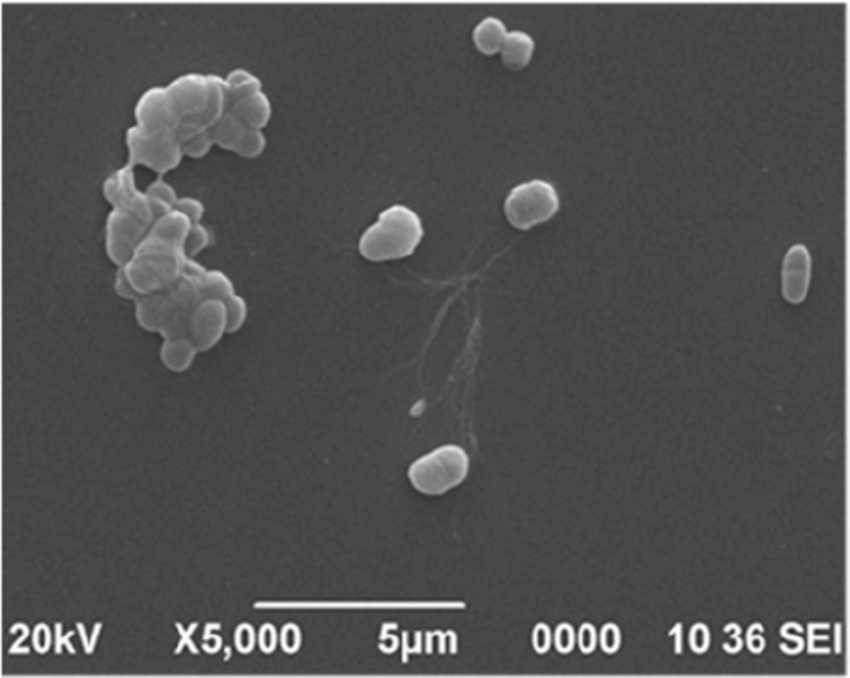
%> input picture clpsm3.png, 850 x 678 px
$ octave m_19_3_5_2.m   (GNU Octave 9; MATLAB toolbox functions it lacks are replaced by stand-ins)
%> lines starting %> are read from the running program, lines starting %| are printed output that depends on the picture; in (x1, y1, x2, y2) boxes, pixels count from 0 and x2, y2 are one past the last pixel; in counts of white or black regions, pixels touching at a corner belong together; the program's own positions count from 1
ax=imread('clpsm3.png');
%> ax is the input picture: size 678x850x3 uint8; min 31, max 255, mean 80.2
a=rgb2gray(ax);
subplot(2,2,1);
imshow(a);
title('original');
subplot(2,2,2);
imshow(a>110);
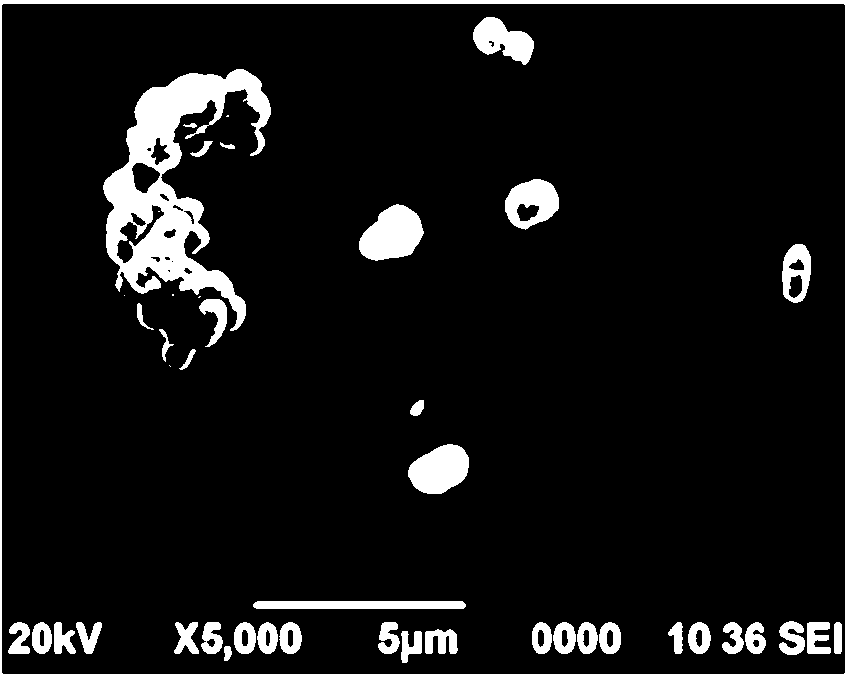
%> displayed picture: size 678x850 logical; 8.7% white; 46 white regions (6 under 20 px), largest, box (x1, y1, x2, y2) and area: (103, 69, 271, 331) 15469, (0, 0, 850, 678) 11494, (359, 204, 424, 261) 2558
title('i>110');
subplot(2,2,3);
imshow(a<110);
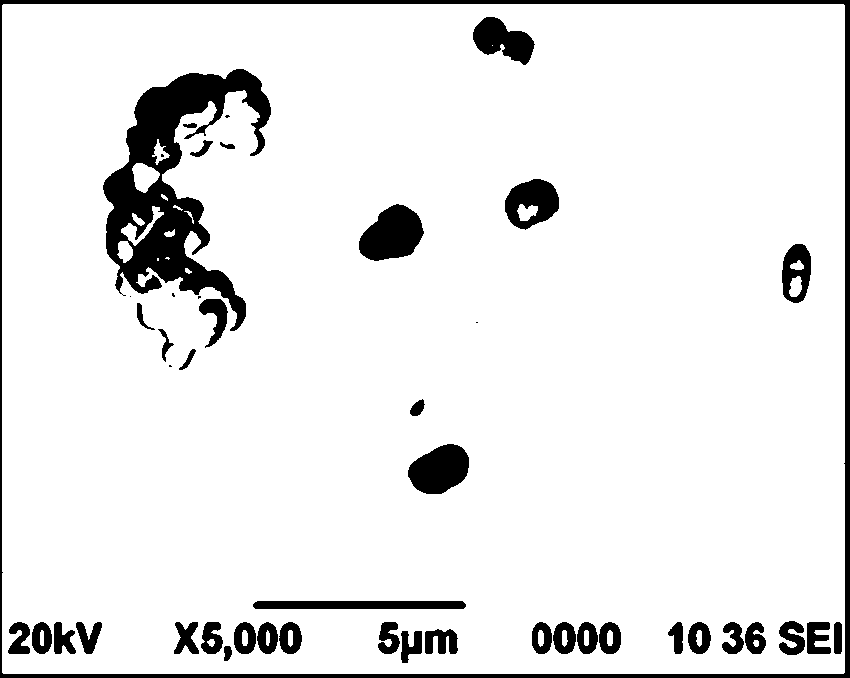
%> displayed picture: size 678x850 logical; 91.2% white; 47 black regions (7 under 20 px), largest, box (x1, y1, x2, y2) and area: (103, 69, 271, 331) 15888, (0, 0, 850, 678) 11496, (359, 204, 424, 261) 2566
title('i<110');
subplot(2,2,4);
imshow(a>100 & a<125);
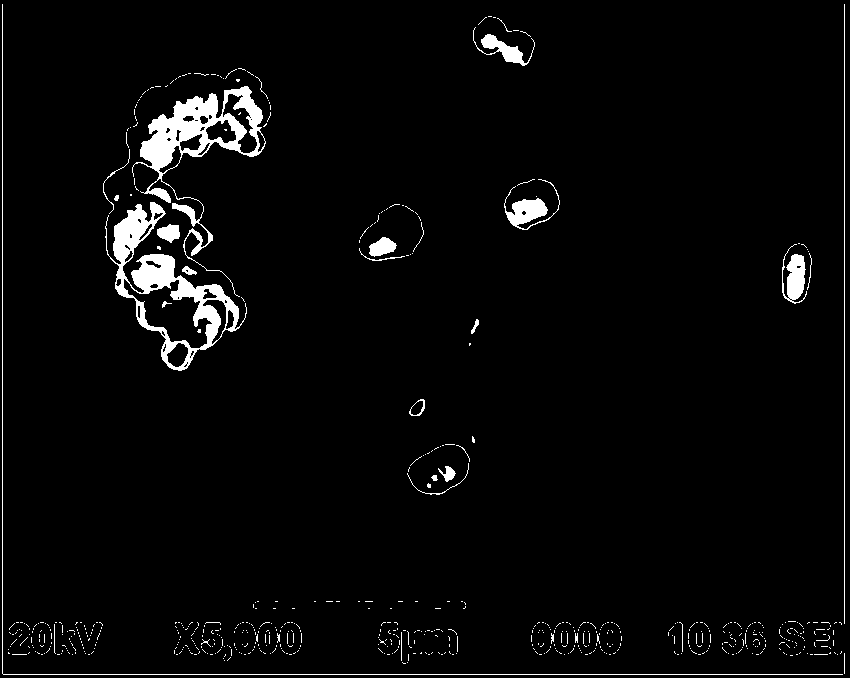
%> displayed picture: size 678x850 logical; 3.3% white; 662 white regions (630 under 20 px), largest, box (x1, y1, x2, y2) and area: (105, 202, 247, 371) 5552, (132, 86, 266, 297) 5382, (2, 4, 843, 675) 1510
title('110<i<125');

$ run again, with clpsm4.png copied over clpsm3.png
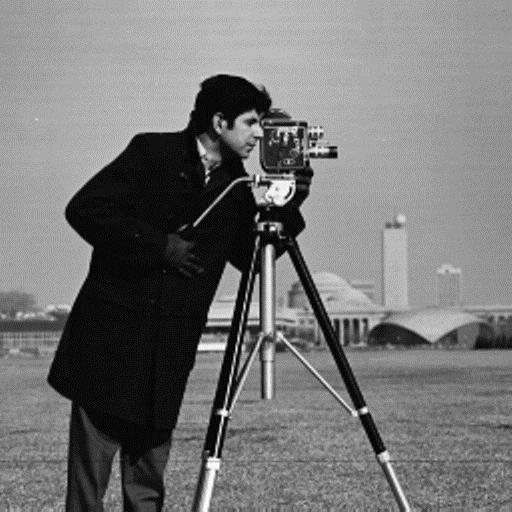
%> input picture clpsm4.png, 512 x 512 px
%> ax is the input picture: size 512x512x3 uint8; min 0, max 255, mean 117.9
%> `imshow(a>110);`:
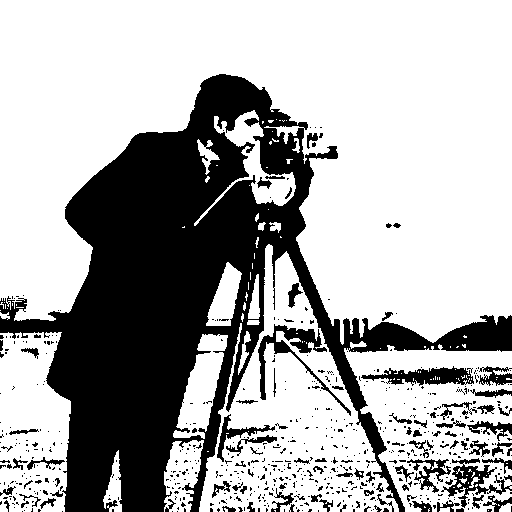
%> displayed picture: size 512x512 logical; 67.8% white; 636 black regions (543 under 20 px), largest, box (x1, y1, x2, y2) and area: (0, 74, 512, 512) 71708, (258, 324, 351, 416) 1464, (361, 366, 474, 386) 1186
%> `imshow(a>100 & a<125);`:
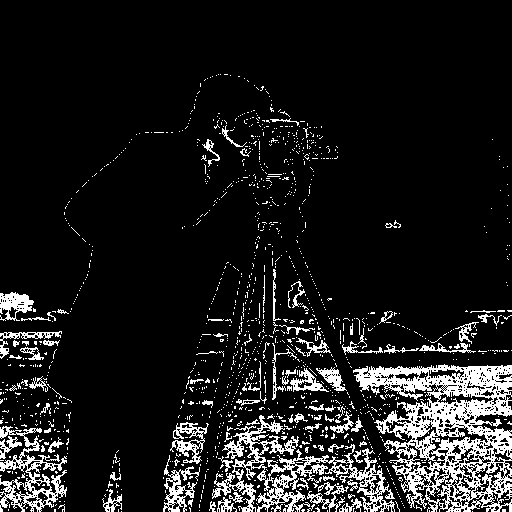
%> displayed picture: size 512x512 logical; 11% white in thin lines or dots, all inside (x1, y1, x2, y2) = (0, 74, 512, 512)
